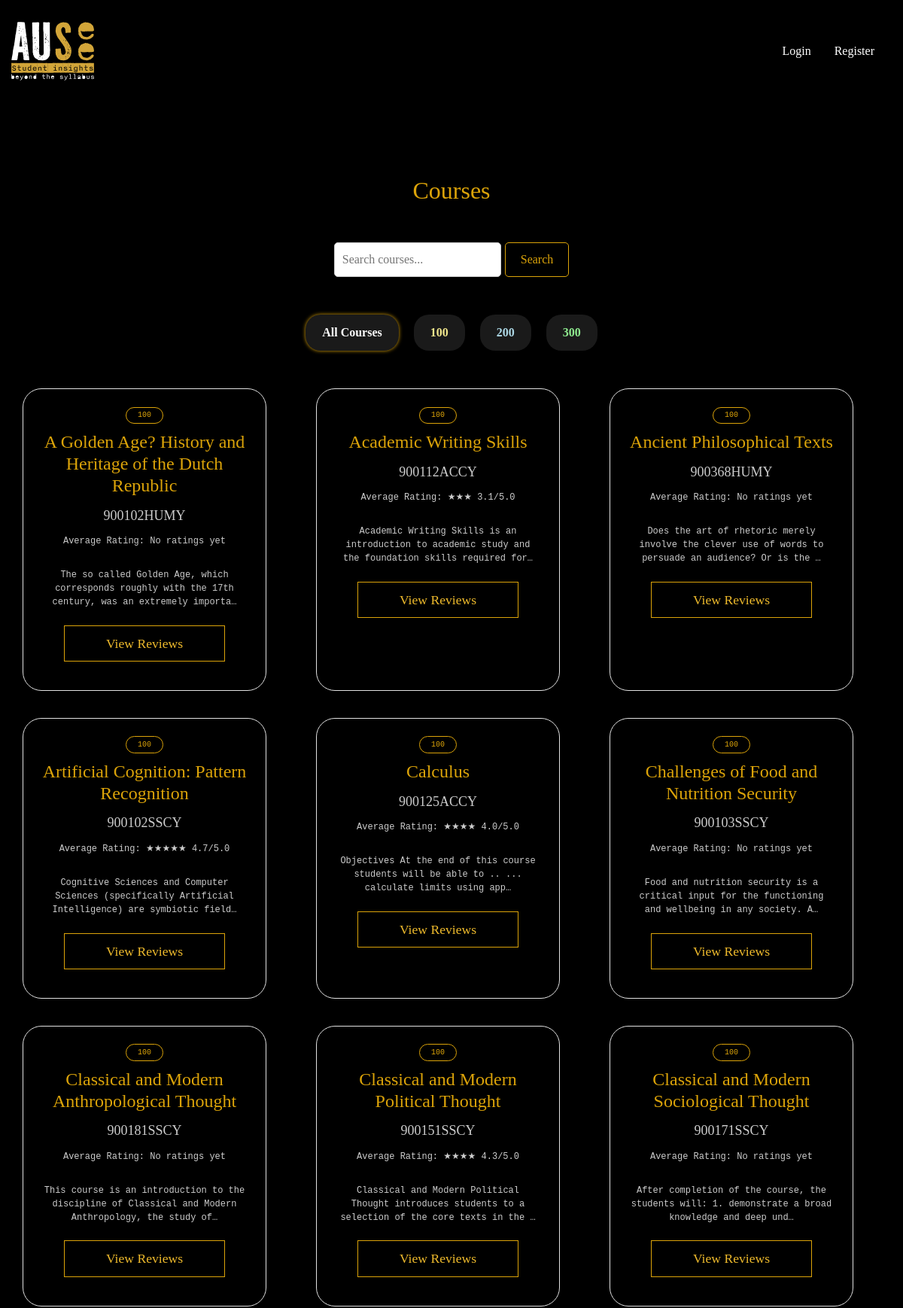
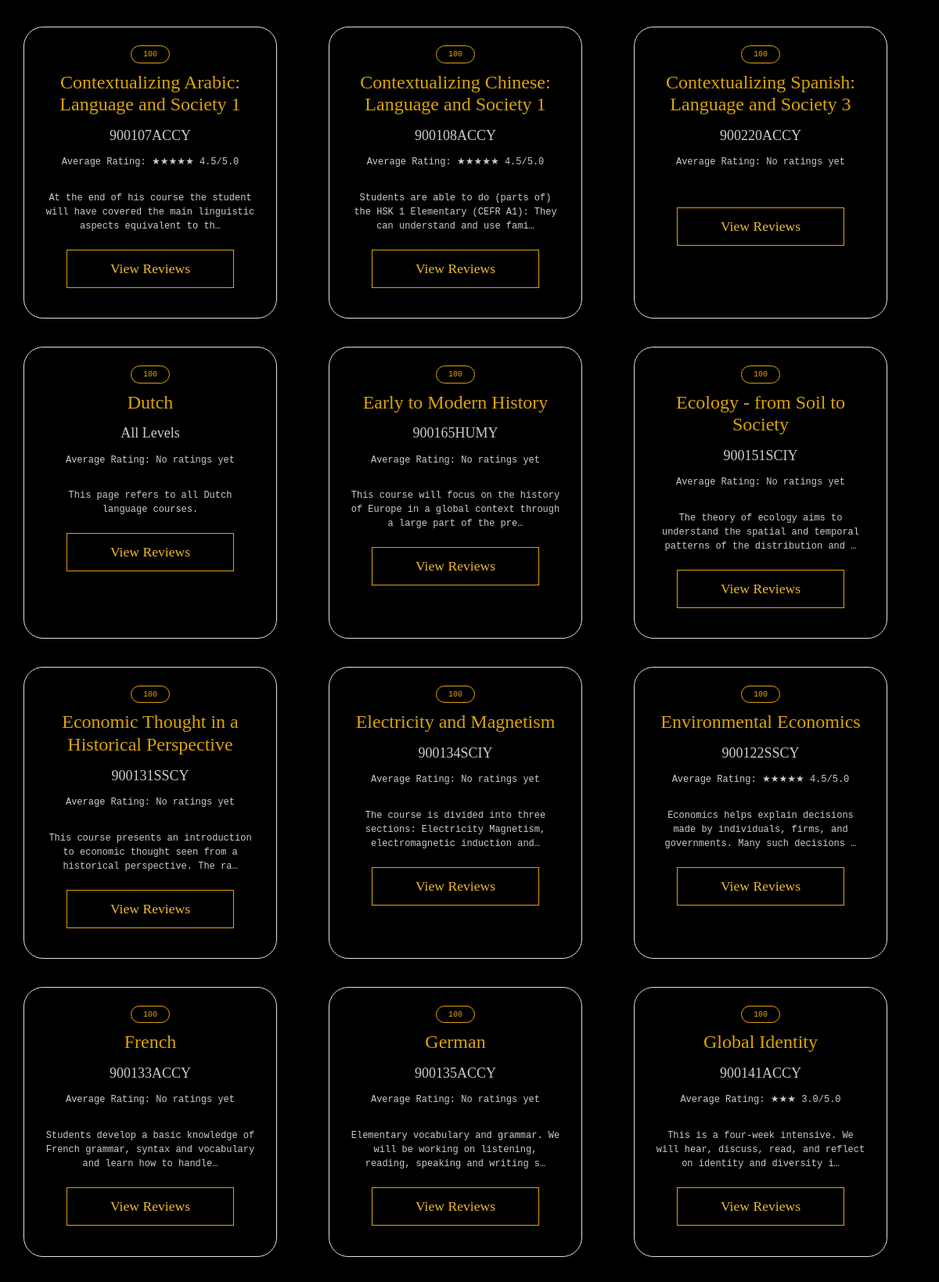
Page /courses/ (upper part) on the committed database (2 pictures, top to bottom).
### reviews/models.py (models this page shows, shortened)
class Course(models.Model):
    name = models.CharField(max_length=255)
    code = models.CharField(max_length=50)
    description = models.TextField(blank=True, null=True)
    level = models.PositiveSmallIntegerField(choices=LEVEL_CHOICES, default=100)
    def average_rating(self):
        reviews = self.review_set.all()
        if not reviews:
            return None
        total_rating = sum([review.rating for review in reviews])
        avg_rating = total_rating / len(reviews)
        return round(avg_rating, 1)  # round to 1 decimal place

class Review(models.Model):
    course = models.ForeignKey(Course, on_delete=models.CASCADE)
    text = models.TextField()
    rating = models.FloatField(choices=RATING_CHOICES)
    teacher_name = models.CharField(max_length=100, blank = True, null = True)
    teacher_quality = models.FloatField(choices=RATING_CHOICES, blank = True, null = True)
    created_date = models.DateTimeField(auto_now_add=True)
    updated_date = models.DateTimeField(auto_now=True)
    user = models.ForeignKey('users.CustomUser', on_delete=models.CASCADE)

### reviews/views.py (the view)
# urls.py: path('', views.course_list, name='course_list'),
def course_list(request):
    query = request.GET.get('q')
    if query:
        courses = Course.objects.filter(Q(name__icontains=query) | Q(code__icontains=query))
    else:
        courses = Course.objects.all()
    level_100_courses = courses.filter(level=100).order_by('name')
    level_200_courses = courses.filter(level=200).order_by('name')
    level_300_courses = courses.filter(level=300).order_by('name')
    context = {
        'level_100_courses': level_100_courses,
        'level_200_courses': level_200_courses,
        'level_300_courses': level_300_courses,
    }
    return render(request, 'reviews/course_list.html', context)

### reviews/templates/reviews/course_list.html (shortened to what this page needs)
{% extends "base.html" %}
{% block content %}
<h2 class="title">Courses</h2>
<div class="container mt-5">
  <form method="get" action="{% url 'reviews:course_list' %}" class="search-form">
    <input type="text" name="q" class="search-input" placeholder="Search courses..." value="{{ request.GET.q }}">
    <button type="submit" class="search-button">Search</button>
  </form>
  <div class="course-filters">
    <button class="filter-btn all-courses-btn" onclick="filterCourses('all')">All Courses</button>
    <button class="filter-btn level-100-btn" onclick="filterCourses('100')">100</button>
    <button class="filter-btn level-200-btn" onclick="filterCourses('200')">200</button>
    <button class="filter-btn level-300-btn" onclick="filterCourses('300')">300</button>
  </div>
  <div class="row">
    {% for course in level_100_courses %}
    <div class="col-md-4 mb-4">
      <div class="card">
        <div class="card-body">
          <a class="level-holder">&nbsp;{{course.level}}&nbsp;</a>
          <h5 class="card-title">{{ course.name }} </h5>
          <h5 class="card-code">{{ course.code }}</h5>
          <p>Average Rating:
            <span class="starRating" data-rating="{{ course.average_rating|floatformat:1 }}"></span>
            <span>{{ course.average_rating|floatformat:1 }}/5.0</span>
          </p>
          <p class="descrip">{{ course.description|truncatechars:100 }}</p>
          <a href="{% url 'reviews:course_detail' course.id %}">&nbsp;&nbsp;&nbsp;&nbsp;&nbsp;&nbsp;View Reviews&nbsp;&nbsp;&nbsp;&nbsp;&nbsp;&nbsp;</a>
        </div>
      </div>
    </div>
    {% endfor %}
  </div>
{% endblock %}

### templates/base.html (style rules this page uses)
body, html { height: 100%; background-color: black; font-family: nitti-tywriter; }
.wrapper { min-height: 100%; display: flex; flex-direction: column; }

### reviews/templates/reviews/course_list.html (style rules this page uses)
.container { max-width: 1200px; margin: auto; color: #dba309; padding: 0 15px; }
.title { text-align: center; margin-top: 50px; margin-bottom: 50px; color: #dba309; }
.search-form { display: flex; justify-content: center; margin-bottom: 50px; }
.search-input { padding: 10px; border: 1px solid #ccc; border-radius: 5px; margin-right: 5px; }
.search-button { background-color: #000000; color: #dba309; padding: 10px 20px; border: 1px solid #dba309; border-radius: 5px; cursor: pointer; }
.row { display: flex; flex-wrap: wrap; margin-right: -15px; margin-left: -15px; }
.col-md-4 { flex: 0 0 33.333333%; max-width: 33.333333%; padding-right: 15px; padding-left: 15px; box-sizing: border-box; }
.card { background: #000000; border: 1px solid #e1e1e1; border-radius: 25px; margin-bottom: 30px; box-shadow: 0 2px 8px rgba(0, 0, 0, 0.1); overflow: hidden; min-height: 97%; color: #ccc; max-width: 90%; }
.card-body { padding: 20px; text-align: center; }
.card-title { margin-bottom: 15px; color: #dba309; font-family: PF Fuel Grime; font-size: 1.50rem; font-weight: 0; }
.card-code { font-family: nitti-tywriter; font-weight: lighter; font-size: large; }
.card a { text-decoration: none; color: #eeba2c; background-color: #000000; border: 0.5px solid #dba309; padding: 10px 15px; display: inline-block; transition: background-color 0.3s ease; font-family: PF Fuel Grime; font-size: 1.10rem; padding-left: 10%; padding-right: 10%; min-width: 190px; }
.card .level-holder { background-color: #000000; color: #dba309; font-family: monospace; padding-left: 2%; padding-right: 2%; padding-top: 1%; padding-bottom: 1%; border-radius: 50px; font-size: x-small; font-weight: lighter; margin-bottom: 10px; min-width: 50px; }
.card p { padding: 2%; font-family: monospace; font-size: small; }
.course-filters { display: flex; justify-content: center; margin-bottom: 50px; }
.filter-btn { border-radius: 20px; padding: 10px 20px; font-size: 16px; font-weight: bold; margin: 0 10px; cursor: pointer; transition: all 0.3s ease; border: 2px solid transparent; }
.all-courses-btn { background-color: #1A1A1A; color: #FFFFFF; }
.level-100-btn { background-color: #1A1A1A; color: #F0E68C; }
.level-200-btn { background-color: #1A1A1A; color: #ADD8E6; }
.level-300-btn { background-color: #1A1A1A; color: #90EE90; }
.filter-btn.active { box-shadow: 0 0 5px #dba309; }

### rows in the picture
Course: level "100", name "A Golden Age? History and Heritage of the Dutch Republic", code "900102HUMY", description "The so called Golden Age, which corresponds roughly with the 17th century, was an extremely importa…"
Course: level "100", name "Academic Writing Skills", code "900112ACCY", average_rating "3.1", description "Academic Writing Skills is an introduction to academic study and the foundation skills required for…"
Course: level "100", name "Ancient Philosophical Texts", code "900368HUMY", description "Does the art of rhetoric merely involve the clever use of words to persuade an audience? Or is the …"
Course: level "100", name "Artificial Cognition: Pattern Recognition", code "900102SSCY", average_rating "4.7", description "Cognitive Sciences and Computer Sciences (specifically Artificial Intelligence) are symbiotic field…"
Course: level "100", name "Calculus", code "900125ACCY", average_rating "4.0", description "Objectives At the end of this course students will be able to .. ... calculate limits using app…"
Course: level "100", name "Challenges of Food and Nutrition Security", code "900103SSCY", description "Food and nutrition security is a critical input for the functioning and wellbeing in any society. A…"
Course: level "100", name "Classical and Modern Anthropological Thought", code "900181SSCY", description "This course is an introduction to the discipline of Classical and Modern Anthropology, the study of…"
Course: level "100", name "Classical and Modern Political Thought", code "900151SSCY", average_rating "4.3", description "Classical and Modern Political Thought introduces students to a selection of the core texts in the …"
Course: level "100", name "Classical and Modern Sociological Thought", code "900171SSCY", description "After completion of the course, the students will: 1. demonstrate a broad knowledge and deep und…"
Course: level "100", name "Contextualizing Arabic: Language and Society 1", code "900107ACCY", average_rating "4.5", description "At the end of his course the student will have covered the main linguistic aspects equivalent to th…"
Course: level "100", name "Contextualizing Chinese: Language and Society 1", code "900108ACCY", average_rating "4.5", description "Students are able to do (parts of) the HSK 1 Elementary (CEFR A1): They can understand and use fami…"
Course: level "100", name "Contextualizing Spanish: Language and Society 3", code "900220ACCY"
Course: level "100", name "Dutch", code "All Levels", description "This page refers to all Dutch language courses."
Course: level "100", name "Early to Modern History", code "900165HUMY", description "This course will focus on the history of Europe in a global context through a large part of the pre…"
Course: level "100", name "Ecology - from Soil to Society", code "900151SCIY", description "The theory of ecology aims to understand the spatial and temporal patterns of the distribution and …"
Course: level "100", name "Economic Thought in a Historical Perspective", code "900131SSCY", description "This course presents an introduction to economic thought seen from a historical perspective. The ra…"
Course: level "100", name "Electricity and Magnetism", code "900134SCIY", description "The course is divided into three sections: Electricity Magnetism, electromagnetic induction and…"
Course: level "100", name "Environmental Economics", code "900122SSCY", average_rating "4.5", description "Economics helps explain decisions made by individuals, firms, and governments. Many such decisions …"
Course: level "100", name "French", code "900133ACCY", description "Students develop a basic knowledge of French grammar, syntax and vocabulary and learn how to handle…"
Course: level "100", name "German", code "900135ACCY", description "Elementary vocabulary and grammar. We will be working on listening, reading, speaking and writing s…"
Course: level "100", name "Global Identity", code "900141ACCY", average_rating "3.0", description "This is a four-week intensive. We will hear, discuss, read, and reflect on identity and diversity i…"
